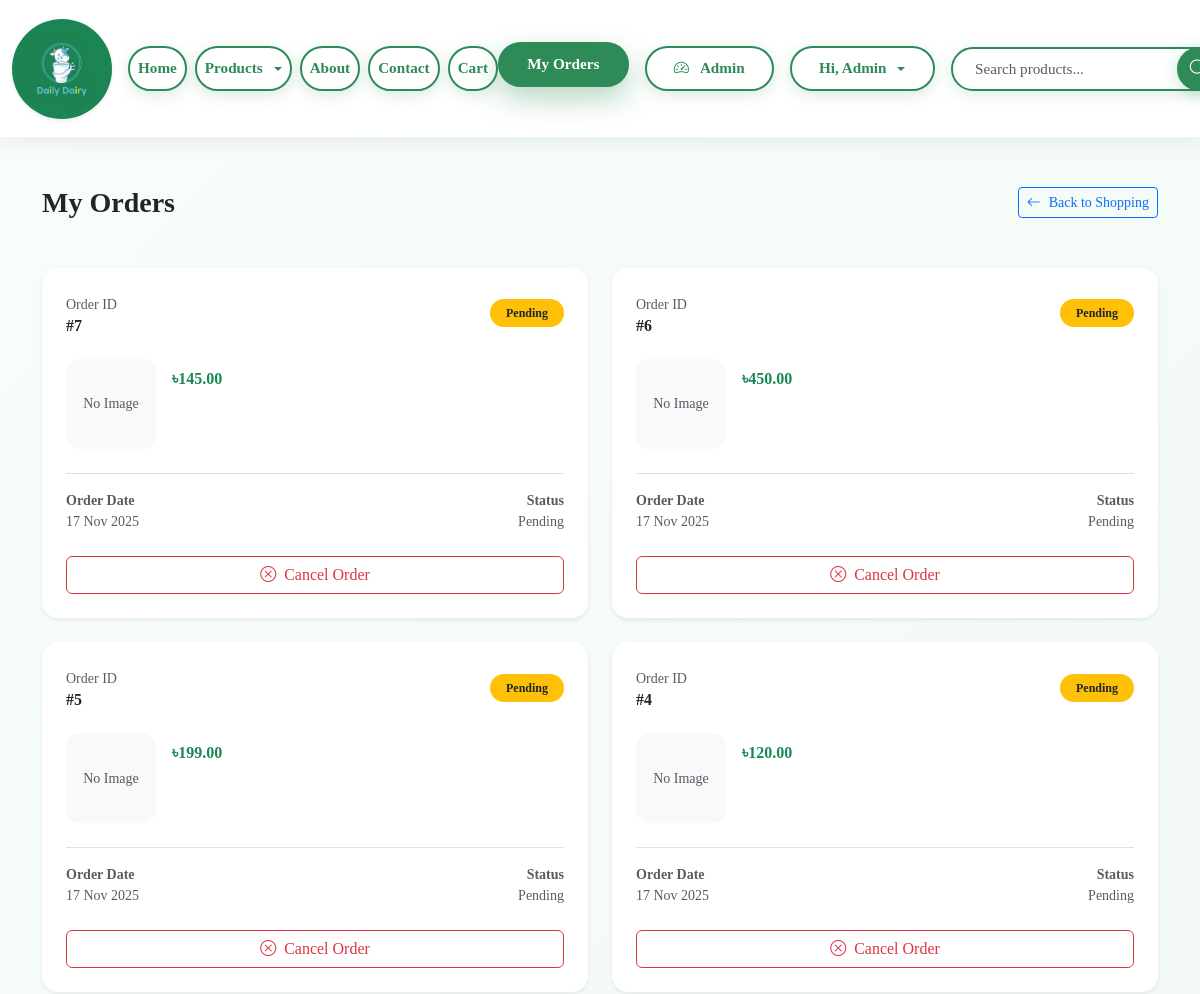
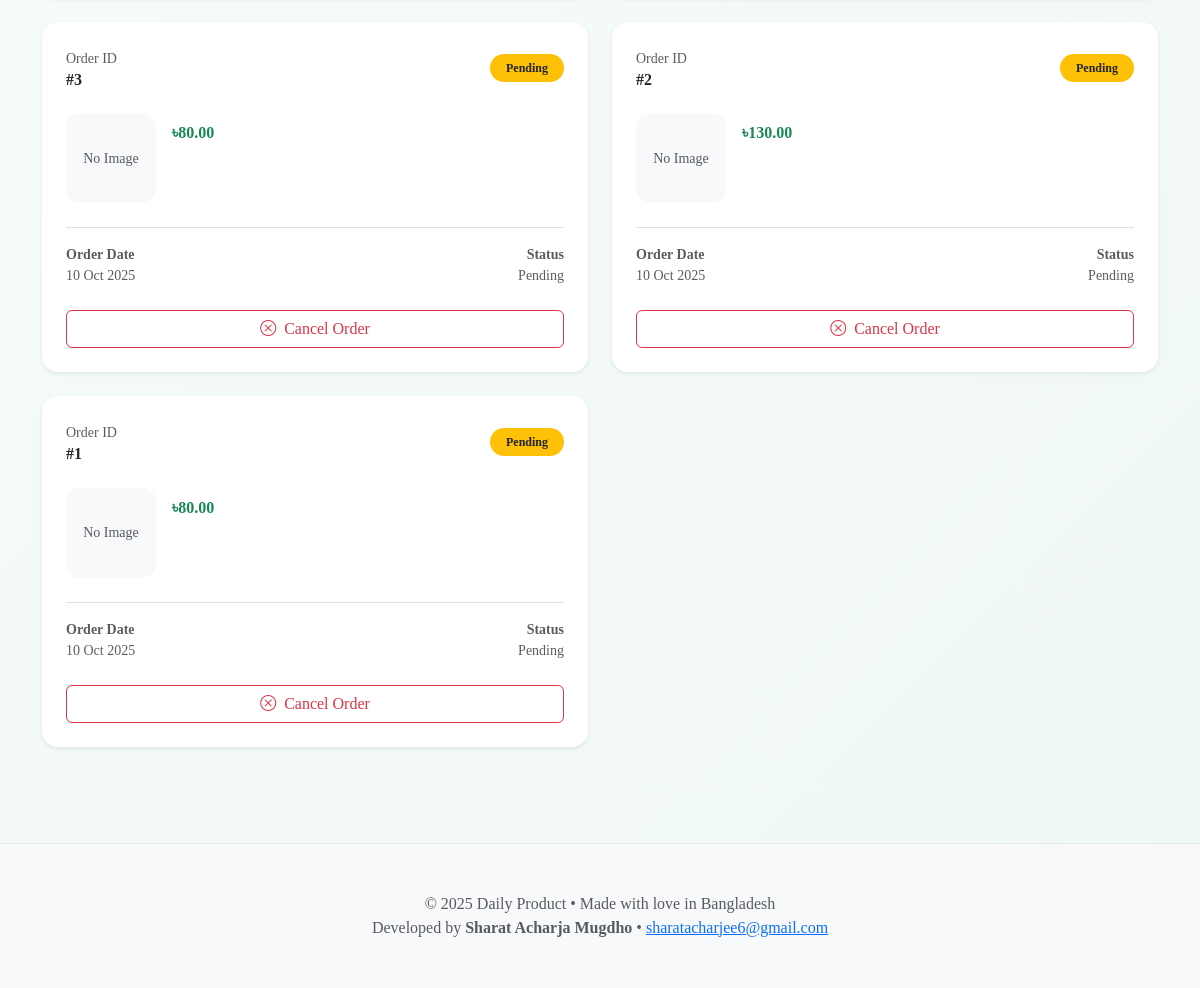
/my-orders/ (signed in), run on the app's committed database (2 pictures, top to bottom).
### app/models.py (models this page shows, shortened)
class Order(models.Model):
    STATUS_CHOICES = (
        ('pending', 'Pending'),
        ('accepted', 'Accepted'),
        ('rejected', 'Rejected'),
        ('paid', 'Paid'),
        ('failed', 'Failed'),
        ('cancelled', 'Cancelled'),
    )
    user = models.ForeignKey(
        User,
        on_delete=models.SET_NULL,
        null=True,
        blank=True
    )
    product = models.ForeignKey(
        Product,
        on_delete=models.CASCADE,
        null=True,
        blank=True
    )
    total = models.DecimalField(max_digits=10, decimal_places=2)
    status = models.CharField(
        max_length=20,
        choices=STATUS_CHOICES,
        default='pending'
    )
    created_at = models.DateTimeField(default=timezone.now)
    updated_at = models.DateTimeField(auto_now=True)
    shipping_address = models.TextField(blank=True, null=True)

### app/views.py (the view)
# urls.py: path('my-orders/', views.my_orders, name='my_orders'),
@login_required
def my_orders(request):
    orders = (
        Order.objects
        .filter(user=request.user)
        .exclude(status='cancelled')   # ❌ cancelled hide
        .order_by(
            models.Case(
                models.When(status='pending', then=0),
                models.When(status='accepted', then=1),
                models.When(status='paid', then=2),
                default=3,
                output_field=models.IntegerField()
            ),
            '-created_at'
        )
    )
    return render(request, 'app/my_orders.html', {'orders': orders})

### app/templates/app/my_orders.html (shortened to what this page needs)
{% extends 'app/base.html' %}
{% block main-content %}
<div class="container py-5 min-vh-100">
  <div class="d-flex justify-content-between align-items-center mb-5">
    <h3 class="fw-bold mb-0">My Orders</h3>
    <a href="{% url 'home' %}" class="btn btn-outline-primary btn-sm">
      <i class="bi bi-arrow-left me-2"></i>Back to Shopping
    </a>
  </div>
  {% if orders %}
  <div class="row g-4">
    {% for order in orders %}
    <div class="col-12 col-lg-6 col-xxl-4">
      <div class="card shadow-sm border-0 rounded-4 h-100 hover-shadow">
        <div class="card-body p-4">
          <div class="d-flex justify-content-between align-items-center mb-4">
            <div>
              <small class="text-muted">Order ID</small>
              <h6 class="fw-bold mb-0">#{{ order.id }}</h6>
            </div>
            {% if order.status == 'pending' %}
              <span class="badge bg-warning text-dark rounded-pill px-3 py-2">Pending</span>
            {% elif order.status == 'accepted' %}
              <span class="badge bg-info rounded-pill px-3 py-2">Processing</span>
            {% elif order.status == 'paid' %}
              <span class="badge bg-primary rounded-pill px-3 py-2">Paid</span>
            {% elif order.status == 'cancelled' %}
              <span class="badge bg-secondary rounded-pill px-3 py-2">Cancelled</span>
            {% elif order.status == 'rejected' %}
              <span class="badge bg-danger rounded-pill px-3 py-2">Rejected</span>
            {% else %}
              <span class="badge bg-light text-dark rounded-pill px-3 py-2">
                {{ order.status|title }}
              </span>
            {% endif %}
          </div>
          <div class="d-flex gap-3 mb-4">
            <div style="width:90px;height:90px;border-radius:14px;overflow:hidden;background:#f8f9fa;">
              {% if order.product.image %}
                <img src="{{ order.product.image.url }}"
                     alt="{{ order.product.title }}"
                     class="w-100 h-100 object-fit-cover">
              {% else %}
                <div class="d-flex h-100 align-items-center justify-content-center text-muted small">
                  No Image
                </div>
              {% endif %}
            </div>
            <div class="flex-grow-1">
              <span class="fw-bold text-success">৳{{ order.total }}</span>
            </div>
          </div>
          <div class="border-top pt-3 small text-muted d-flex justify-content-between">
            <div>
              <strong>Order Date</strong><br>
              {{ order.created_at|date:"d M Y" }}
            </div>
            <div class="text-end">
              <strong>Status</strong><br>
              {{ order.status|title }}
            </div>
          </div>
          <div class="mt-4 d-grid">
            {% if order.status == 'pending' %}
              <a href="{% url 'cancel_order' order.id %}"
                 class="btn btn-outline-danger">
                <i class="bi bi-x-circle me-2"></i>Cancel Order
              </a>
            {% else %}
              <button class="btn btn-outline-secondary" disabled>
                <i class="bi bi-info-circle me-2"></i>No Action Available
              </button>
            {% endif %}
          </div>
        </div>
      </div>
    </div>
    {% endfor %}
  </div>
  {% endif %}
</div>
{% endblock %}

### app/templates/app/base.html (shortened to what this page needs)
<!doctype html>
{% load static %}
<html lang="en">
<head>
  <link href="https://cdn.jsdelivr.net/npm/bootstrap@5.3.8/dist/css/bootstrap.min.css" rel="stylesheet">
  <link rel="stylesheet" href="https://cdn.jsdelivr.net/npm/bootstrap-icons@1.11.3/font/bootstrap-icons.min.css">
  <link rel="stylesheet" href="{% static 'app/css/owl.carousel.min.css' %}">
  <link rel="stylesheet" href="{% static 'app/css/all.min.css' %}">
  <link rel="stylesheet" href="{% static 'app/css/style.css' %}">
</head>
<body>
<nav class="navbar navbar-expand-lg">
  <div class="container-fluid">
    <a class="navbar-brand" href="{% url 'home' %}">
      <img src="{% static 'app/images/product/mugdho7.png' %}"
           width="100" height="100"
           alt="Daily Product"
           class="rounded-circle shadow-sm">
    </a>
    <div class="collapse navbar-collapse" id="navContent">
      <ul class="navbar-nav me-auto mb-2 mb-lg-0 gap-2 align-items-center">
        <li class="nav-item">
          <a class="nav-pill nav-link {% if request.resolver_match.url_name == 'home' %}active{% endif %}"
             href="{% url 'home' %}">Home</a>
        </li>
        <li class="nav-item dropdown">
          <a class="nav-pill nav-link dropdown-toggle" href="#" data-bs-toggle="dropdown">
            Products
          </a>
        </li>
        <li class="nav-item">
          <a class="nav-pill nav-link {% if request.resolver_match.url_name == 'about' %}active{% endif %}"
             href="{% url 'about' %}">About</a>
        </li>
        <li class="nav-item">
          <a class="nav-pill nav-link {% if request.resolver_match.url_name == 'contact' %}active{% endif %}"
             href="{% url 'contact' %}">Contact</a>
        </li>
        <li class="nav-item">
          <a class="nav-pill nav-link position-relative {% if request.resolver_match.url_name == 'cart' %}active{% endif %}"
             href="{% url 'cart' %}">
            Cart
          </a>
        </li>
      </ul>
      <div class="d-flex align-items-center gap-3">
        {% if user.is_authenticated %}
          <a class="nav-pill {% if request.resolver_match.url_name == 'my_orders' %}active{% endif %}"
             href="{% url 'my_orders' %}">
            My Orders
          </a>
          {% if user.is_staff %}
          <a class="nav-pill {% if request.resolver_match.url_name == 'admin_dashboard' %}active{% endif %}"
             href="{% url 'admin_dashboard' %}">
            <i class="bi bi-speedometer2 me-1"></i> Admin
          </a>
          {% endif %}
          <div class="dropdown">
            <a class="nav-pill dropdown-toggle" href="#" data-bs-toggle="dropdown">
              Hi, {{ user.first_name|default:user.username }}
            </a>
          </div>
        {% else %}
          <a class="nav-pill" href="{% url 'account_login' %}">Login</a>
          <a class="nav-pill" href="{% url 'account_signup' %}">Register</a>
        {% endif %}
        <form class="search-form" method="GET" action="{% url 'search' %}">
          <input class="form-control"
                 type="search"
                 placeholder="Search products..."
                 name="query"
                 required>
          <button type="submit">
            <i class="bi bi-search"></i>
          </button>
        </form>
      </div>
    </div>
  </div>
</nav>
  {% block main-content %}{% endblock %}
  <footer class="footer text-center py-5 mt-5">
    <p class="mb-0 text-muted">
      © 2025 Daily Product • Made with love in Bangladesh<br>
      Developed by <strong>Sharat Acharja Mugdho</strong> •
      <a href="mailto:sharatacharjee6@gmail.com">sharatacharjee6@gmail.com</a>
    </p>
  </footer>
</body>
</html>

### app/templates/app/base.html (style rules this page uses)
:root { --green: #2E8B57; --green-dark: #1e6b42; --light: #f8fff9; }
body { background: linear-gradient(135deg, #f8fdf9 0%, #f0f8f4 100%); background-attachment: fixed; font-family: 'Georgia', 'Times New Roman', serif; min-height: 100vh; color: #212529; }
.navbar { background: white !important; padding: 0.85rem 0; box-shadow: 0 4px 20px rgba(0,0,0,0.07); border-bottom: 1px solid #eef7f1; position: sticky; top: 0; z-index: 1030; }
.navbar { transition: background 0.3s ease, box-shadow 0.3s ease; }
.nav-pill { background: white; color: var(--green) !important; border: 2.8px solid var(--green); border-radius: 50px; padding: 0.55rem 1.7rem; font-weight: 600; font-size: 0.95rem; min-height: 44px; display: inline-flex; align-items: center; justify-content: center; gap: 7px; transition: all 0.35s ease; box-shadow: 0 4px 15px rgba(46,139,87,0.18); text-decoration: none !important; white-space: nowrap; }
.nav-pill:hover, .nav-pill.active { background: var(--green) !important; color: white !important; transform: translateY(-4px); box-shadow: 0 12px 28px rgba(46,139,87,0.35); }
.search-form { position: relative; width: 270px; }
.search-form .form-control { height: 44px; border-radius: 50px; padding: 0 1.4rem 0 1.4rem; border: 2.8px solid var(--green); font-size: 0.95rem; background: white; box-shadow: 0 4px 15px rgba(46,139,87,0.15); }
.search-form button { position: absolute; top: 0; right: 0; height: 44px; width: 44px; border-radius: 50%; background: var(--green); color: white; border: none; font-size: 1.1rem; display: flex; align-items: center; justify-content: center; transition: all 0.3s ease; box-shadow: 0 4px 15px rgba(46,139,87,0.25); }
.footer { background: #f8f9fa; padding: 4rem 0 3rem; margin-top: 8rem; border-top: 1px solid #e9ecef; }

### app/templates/app/my_orders.html (style rules this page uses)
.hover-shadow { transition: all 0.3s ease; }

### data on the page
Order: id "7", shows "Pending", shows "No Image", total "145.00", created_at "17 Nov 2025", status "Pending", shows "Cancel Order"
Order: id "6", shows "Pending", shows "No Image", total "450.00", created_at "17 Nov 2025", status "Pending", shows "Cancel Order"
Order: id "5", shows "Pending", shows "No Image", total "199.00", created_at "17 Nov 2025", status "Pending", shows "Cancel Order"
Order: id "4", shows "Pending", shows "No Image", total "120.00", created_at "17 Nov 2025", status "Pending", shows "Cancel Order"
Order: id "3", shows "Pending", shows "No Image", total "80.00", created_at "10 Oct 2025", status "Pending", shows "Cancel Order"
Order: id "2", shows "Pending", shows "No Image", total "130.00", created_at "10 Oct 2025", status "Pending", shows "Cancel Order"
Order: id "1", shows "Pending", shows "No Image", total "80.00", created_at "10 Oct 2025", status "Pending", shows "Cancel Order"

### other printed values
{{ user.first_name|default:user.username }} "Admin"
